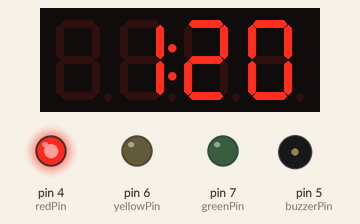
Simulated run of this sketch. Board: Arduino Uno, built with avr-gcc and run on an emulated ATmega328P. Parts: 4-digit seven-segment display, output pins drawn as LEDs (lit = HIGH), buzzer (waves = sounding, pin HIGH).

Above: at 0.1 s.
At 1.6 s:
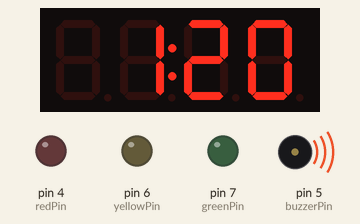
At 3.6 s:
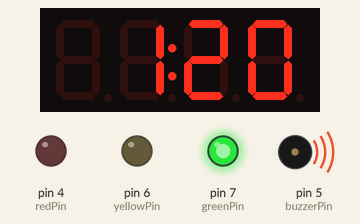
At 11.6 s:
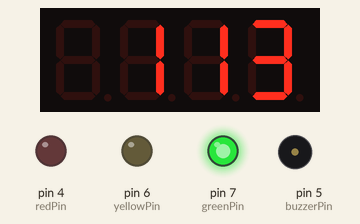
At 20.6 s:
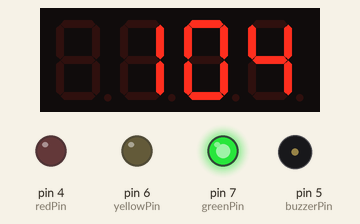
At 38.7 s:
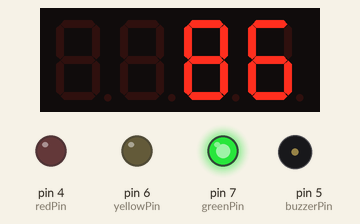
Timing chart, 0 to 40.0 s (numbered marks = the images above):
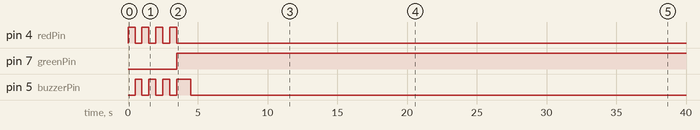

The sketch:

FMS_Sparkfun_RedBoard.ino
```cpp
#include <Wire.h> // Enable this line if using Arduino Uno, Mega, etc.
#include <Adafruit_GFX.h>
#include "Adafruit_LEDBackpack.h"

Adafruit_7segment matrix = Adafruit_7segment();

int greenPin = 7;
int yellowPin = 6;
int buzzerPin = 5;
int redPin = 4;
int timeLeft = 120;
boolean drawDots = false;

// the setup function runs once when you press reset or power the board
void setup() {
  matrix.begin(0x70);

  pinMode(greenPin, OUTPUT);
  pinMode(yellowPin, OUTPUT);
  pinMode(buzzerPin, OUTPUT);
  pinMode(redPin, OUTPUT);
    matrix.println(120);
    matrix.drawColon(true);
    matrix.writeDisplay();
}

// the loop function runs over and over again forever
void loop() {
  tick();
  tick();
  tick();
  tickBeg();
  digitalWrite(greenPin, HIGH);
  digitalWrite(yellowPin, LOW);
  digitalWrite(buzzerPin, LOW);
  digitalWrite(redPin, LOW);
  for (uint16_t counter = 0; counter < 100; counter++){
    matrix.println(timeLeft);
    matrix.writeDisplay();
    delay(1000);
    timeLeft--;
  }
  digitalWrite(greenPin, LOW);
  digitalWrite(yellowPin, HIGH);
  digitalWrite(buzzerPin, HIGH);
  digitalWrite(redPin, LOW);
  delay(500);
  digitalWrite(greenPin, LOW);
  digitalWrite(yellowPin, HIGH);
  digitalWrite(buzzerPin, LOW);
  digitalWrite(redPin, LOW);
  delay(500);
  for (uint16_t counter = 0; counter <= 20; counter++){
    matrix.println(timeLeft);
    matrix.writeDisplay();
    delay(1000);
    timeLeft--;
  }
  digitalWrite(greenPin, LOW);
  digitalWrite(yellowPin, LOW);
  digitalWrite(buzzerPin, HIGH);
  digitalWrite(redPin, HIGH);
  delay(1500);
  digitalWrite(greenPin, LOW);
  digitalWrite(yellowPin, LOW);
  digitalWrite(buzzerPin, LOW);
  digitalWrite(redPin, HIGH);
  while(true);
}

void tick() {
  digitalWrite(greenPin, LOW);
  digitalWrite(yellowPin, LOW);
  digitalWrite(buzzerPin, LOW);
  digitalWrite(redPin, HIGH);
  delay(500);
  digitalWrite(greenPin, LOW);
  digitalWrite(yellowPin, LOW);
  digitalWrite(buzzerPin, HIGH);
  digitalWrite(redPin, LOW);
  delay(500);
}
void tickBeg() {
  digitalWrite(greenPin, LOW);
  digitalWrite(yellowPin, LOW);
  digitalWrite(buzzerPin, LOW);
  digitalWrite(redPin, HIGH);
  delay(500);
  digitalWrite(greenPin, HIGH);
  digitalWrite(yellowPin, LOW);
  digitalWrite(buzzerPin, HIGH);
  digitalWrite(redPin, LOW);
  delay(1000);
}
```

Measured:
- by itself, pin 4 (redPin): alternates HIGH for 0.50 s and LOW for 0.50 s, 8 changes in all, then stays LOW
- by itself, pin 7 (greenPin): LOW → HIGH at 3.5 s
- by itself, pin 5 (buzzerPin): goes 3 × (HIGH 0.50 s, LOW 0.50 s), HIGH 1.0 s, then LOW
- what the display in image 3 shows lasts 1.0 s, from 11.5 s to 12.5 s
